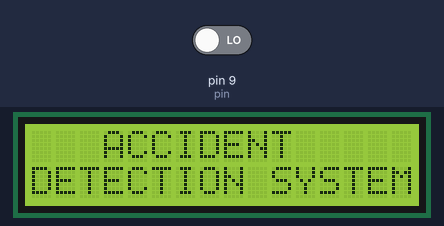
Recording of a sketch running on a simulated Arduino Uno, built with avr-gcc and run on an emulated ATmega328P. On the bench: 16×2 character LCD. Inputs (shaded band) come from the test bench; at power-on: pin 9 (pin) LOW. The modem accepts every AT command (registered, SIM ready, sends succeed) and sends nothing else.

Above: at 0.1 s.
5.3 s: pin 9 (pin) driven HIGH
At 6.9 s:
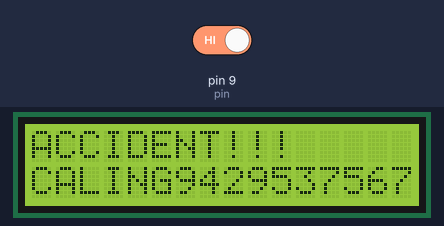
Timing chart, 0 to 8.4 s (numbered marks = the images above; inputs shaded):
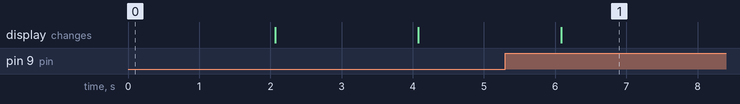

The sketch:

call.ino
```cpp
#include <LiquidCrystal.h>
#include <SoftwareSerial.h>

#define pin 9

SoftwareSerial mySerial(10,11);
LiquidCrystal lcd(2,3,4,5,6,7);

void setup()
{
 Serial.begin(9600);
 mySerial.begin(9600);
 lcd.begin(16,2);
 lcd.print("   ACCIDENT    ");
 lcd.setCursor(0,1);
 lcd.print("DETECTION SYSTEM");
 delay(2000);
 lcd.clear();
 delay(2000);
}

void loop()
{
 lcd.clear();
 if (digitalRead(pin) == HIGH)
{
 lcd.print("ACCIDENT!!!");
 lcd.setCursor(0,1);
 lcd.print("CALING9429537567");
 delay(2000);
 mySerial.println("AT");
 mySerial.println("ATD+ +ZZxxxxxxxxxx;");
 delay(20000);
 mySerial.println("ATH");
}
else
{
 lcd.print("ACCIDENT!!!");
 lcd.setCursor(0,1);
 lcd.print("NOT DETECTION");
}
 delay(1000);
}
```

Measured:
- after the input at 5.3 s, the display: changes after 0.79 s (image 1)
